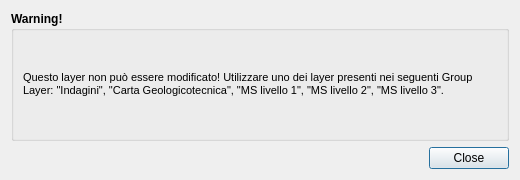
<?xml version="1.0" encoding="UTF-8"?>
<ui version="4.0">
    <class>no_edit</class>
    <widget class="QDialog" name="no_edit">
        <property name="geometry">
            <rect>
                <x>0</x>
                <y>0</y>
                <width>520</width>
                <height>180</height>
            </rect>
        </property>
        <property name="sizePolicy">
            <sizepolicy hsizetype="Fixed" vsizetype="Fixed">
                <horstretch>0</horstretch>
                <verstretch>0</verstretch>
            </sizepolicy>
        </property>
        <property name="minimumSize">
            <size>
                <width>520</width>
                <height>180</height>
            </size>
        </property>
        <property name="maximumSize">
            <size>
                <width>1500</width>
                <height>1500</height>
            </size>
        </property>
        <property name="windowTitle">
            <string>Warning!</string>
        </property>
        <property name="modal">
            <bool>true</bool>
        </property>
        <layout class="QVBoxLayout" name="verticalLayout">
            <item>
                <widget class="QGroupBox" name="groupBox_2">
                    <property name="sizePolicy">
                        <sizepolicy hsizetype="Expanding" vsizetype="Expanding">
                            <horstretch>0</horstretch>
                            <verstretch>0</verstretch>
                        </sizepolicy>
                    </property>
                    <property name="minimumSize">
                        <size>
                            <width>0</width>
                            <height>0</height>
                        </size>
                    </property>
                    <property name="font">
                        <font>
                            <weight>75</weight>
                            <bold>true</bold>
                        </font>
                    </property>
                    <property name="title">
                        <string>Warning!</string>
                    </property>
                    <layout class="QGridLayout" name="gridLayout">
                        <item row="0" column="0">
                            <widget class="QLabel" name="alert_text">
                                <property name="sizePolicy">
                                    <sizepolicy hsizetype="Expanding" vsizetype="Expanding">
                                        <horstretch>0</horstretch>
                                        <verstretch>0</verstretch>
                                    </sizepolicy>
                                </property>
                                <property name="font">
                                    <font>
                                        <pointsize>10</pointsize>
                                        <weight>50</weight>
                                        <bold>false</bold>
                                    </font>
                                </property>
                                <property name="text">
                                    <string>&lt;html&gt;&lt;head/&gt;&lt;body&gt;&lt;p&gt;&lt;span style=&quot; font-size:8pt;&quot;&gt;Questo layer non può essere modificato! Utilizzare uno dei layer presenti nei seguenti Group Layer: &amp;quot;Indagini&amp;quot;, &amp;quot;Carta Geologicotecnica&amp;quot;, &amp;quot;MS livello 1&amp;quot;, &amp;quot;MS livello 2&amp;quot;, &amp;quot;MS livello 3&amp;quot;.&lt;/span&gt;&lt;/p&gt;&lt;/body&gt;&lt;/html&gt;</string>
                                </property>
                                <property name="textFormat">
                                    <enum>Qt::RichText</enum>
                                </property>
                                <property name="alignment">
                                    <set>Qt::AlignLeading|Qt::AlignLeft|Qt::AlignVCenter</set>
                                </property>
                                <property name="wordWrap">
                                    <bool>true</bool>
                                </property>
                            </widget>
                        </item>
                    </layout>
                </widget>
            </item>
            <item>
                <layout class="QHBoxLayout" name="horizontalLayout">
                    <item>
                        <widget class="QLabel" name="label_logo_cnr">
                            <property name="maximumSize">
                                <size>
                                    <width>81</width>
                                    <height>60</height>
                                </size>
                            </property>
                            <property name="text">
                                <string/>
                            </property>
                            <property name="pixmap">
                                <pixmap>../loghi/Logo CNR-2010-Quadrato-ITA-high.png</pixmap>
                            </property>
                            <property name="scaledContents">
                                <bool>true</bool>
                            </property>
                        </widget>
                    </item>
                    <item>
                        <widget class="QLabel" name="label_logo_igag">
                            <property name="maximumSize">
                                <size>
                                    <width>70</width>
                                    <height>60</height>
                                </size>
                            </property>
                            <property name="text">
                                <string/>
                            </property>
                            <property name="pixmap">
                                <pixmap>../loghi/IGAG-CMYK.png</pixmap>
                            </property>
                            <property name="scaledContents">
                                <bool>true</bool>
                            </property>
                        </widget>
                    </item>
                    <item>
                        <spacer name="horizontalSpacer">
                            <property name="orientation">
                                <enum>Qt::Horizontal</enum>
                            </property>
                            <property name="sizeHint" stdset="0">
                                <size>
                                    <width>40</width>
                                    <height>20</height>
                                </size>
                            </property>
                        </spacer>
                    </item>
                    <item>
                        <widget class="QDialogButtonBox" name="buttonBox">
                            <property name="sizePolicy">
                                <sizepolicy hsizetype="Fixed" vsizetype="Fixed">
                                    <horstretch>0</horstretch>
                                    <verstretch>0</verstretch>
                                </sizepolicy>
                            </property>
                            <property name="minimumSize">
                                <size>
                                    <width>0</width>
                                    <height>0</height>
                                </size>
                            </property>
                            <property name="cursor">
                                <cursorShape>PointingHandCursor</cursorShape>
                            </property>
                            <property name="orientation">
                                <enum>Qt::Vertical</enum>
                            </property>
                            <property name="standardButtons">
                                <set>QDialogButtonBox::Close</set>
                            </property>
                            <property name="centerButtons">
                                <bool>true</bool>
                            </property>
                        </widget>
                    </item>
                </layout>
            </item>
        </layout>
    </widget>
    <resources/>
    <connections/>
</ui>
